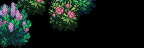

This game map was drawn from its Tiled (.tmx) file and the tilesets committed beside it. A one-line description and the full map source follow:
An orthogonal 9x3 tile map with 16x16 px tiles, 1 tile layer (Back3).

<map version="1.10" tiledversion="1.10.2" orientation="orthogonal" renderorder="right-down" compressionlevel="0" width="9" height="3" tilewidth="16" tileheight="16" infinite="0" nextlayerid="22" nextobjectid="9">
 <properties>
  <property name="AmbientLight" value="255 255 255" />
  <property name="IsGreenhouse" value="T" />
  <property name="Warp" value="5 17 Farm 28 16" />
 </properties>
 <tileset firstgid="1" name="Tiny_Bushes_Spring_VibrantPastoral" tilewidth="16" tileheight="16" tilecount="27" columns="9">
  <image source="Tiny_Bushes_Spring_VibrantPastoral.png" width="144" height="48" />
 </tileset>
 <layer id="21" name="Back3" width="9" height="3">
  <data encoding="csv">
1,2,3,4,5,6,0,0,0,
10,11,0,13,14,0,0,0,0,
19,20,0,0,0,0,0,0,0
</data>
 </layer>
</map>
